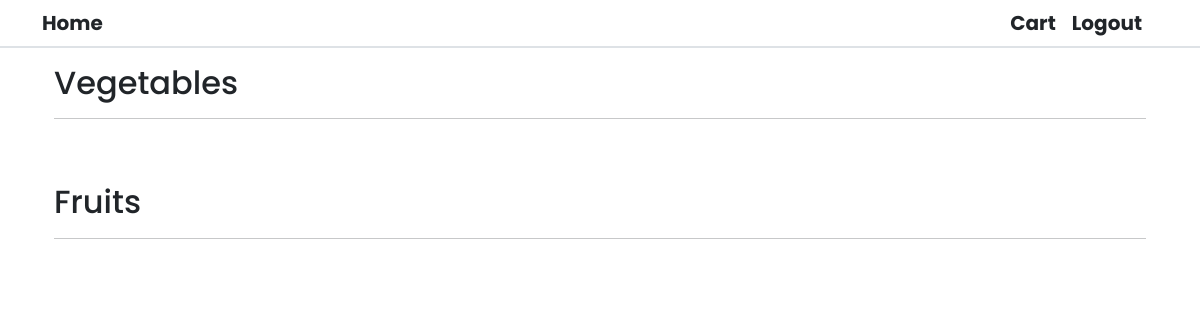
/ (signed in), run on an earlier commit of the app's database.
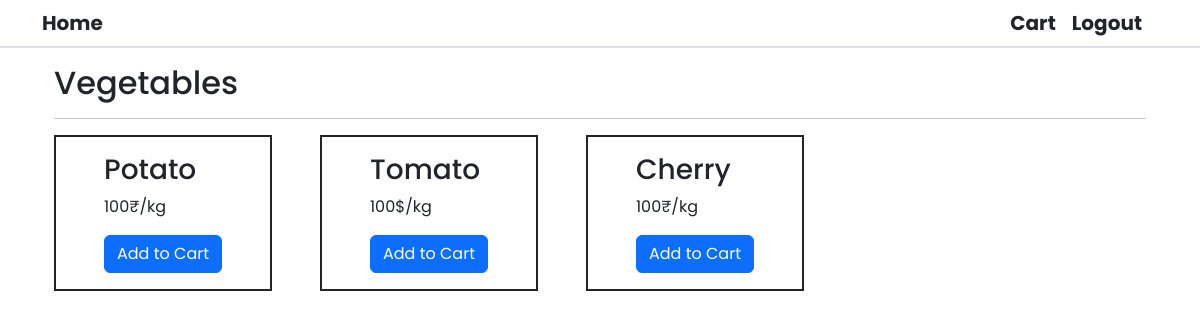
And on a later commit of the database.
### website/models.py (models this page shows)
class Category(db.Model):
    categoryId = db.Column(db.Integer(), primary_key=True, autoincrement=True)
    categoryName = db.Column(db.String(100), nullable=False)
    products = db.relationship('Product')

class Product(db.Model):
    productId = db.Column(db.Integer(), primary_key=True, autoincrement=True)
    productName = db.Column(db.String(100), nullable=False)
    unit = db.Column(db.String(50), nullable=False)
    rate = db.Column(db.Integer(), nullable=False)
    quantity = db.Column(db.Integer(), nullable=False)
    categoryId = db.Column(db.Integer(), db.ForeignKey(
        'category.categoryId'), nullable=False)

### website/views.py (the view)
@views.route('/')
def Home():
    if (current_user.is_authenticated and current_user.role == "manager"):
        categories = Category.query.all()
        return render_template('Categories.html', categories=categories)
    else:
        categories = Category.query.all()
        return render_template("Home.html", categories=categories)

### website/templates/Home.html (shortened to what this page needs)
{%extends 'Base.html'%} {%block title%}Home{%endblock%} {%block content%}
<div class="container">
  {%if current_user.is_authenticated%} {%for category in categories%}
  <div class="mb-5">
    <h2>{{category.categoryName}}</h2>
    <hr />
    <div class="d-flex gap-5">
      {%for product in category.products%}
      <div class="border border-2 border-dark p-0 m-0 py-3 px-5">
        <ul class="p-0">
          <li><h3>{{product.productName}}</h3></li>
          <li>{{product.rate}}{{product.unit}}</li>
        </ul>
        <a class="btn btn-primary" href="/addtocart?id={{product.productId}}"
          >Add to Cart</a
        >
      </div>
      {%endfor%}
    </div>
  </div>
  {%endfor%} {%endif%} {%endblock%}

What changed in the data, as far as the page shows it:
removed Category: categoryName "Fruits"
added Product: productName "Potato", rate "100", unit "₹/kg"
added Product: productName "Tomato", rate "100", unit "$/kg"
added Product: productName "Cherry", rate "100", unit "₹/kg"
